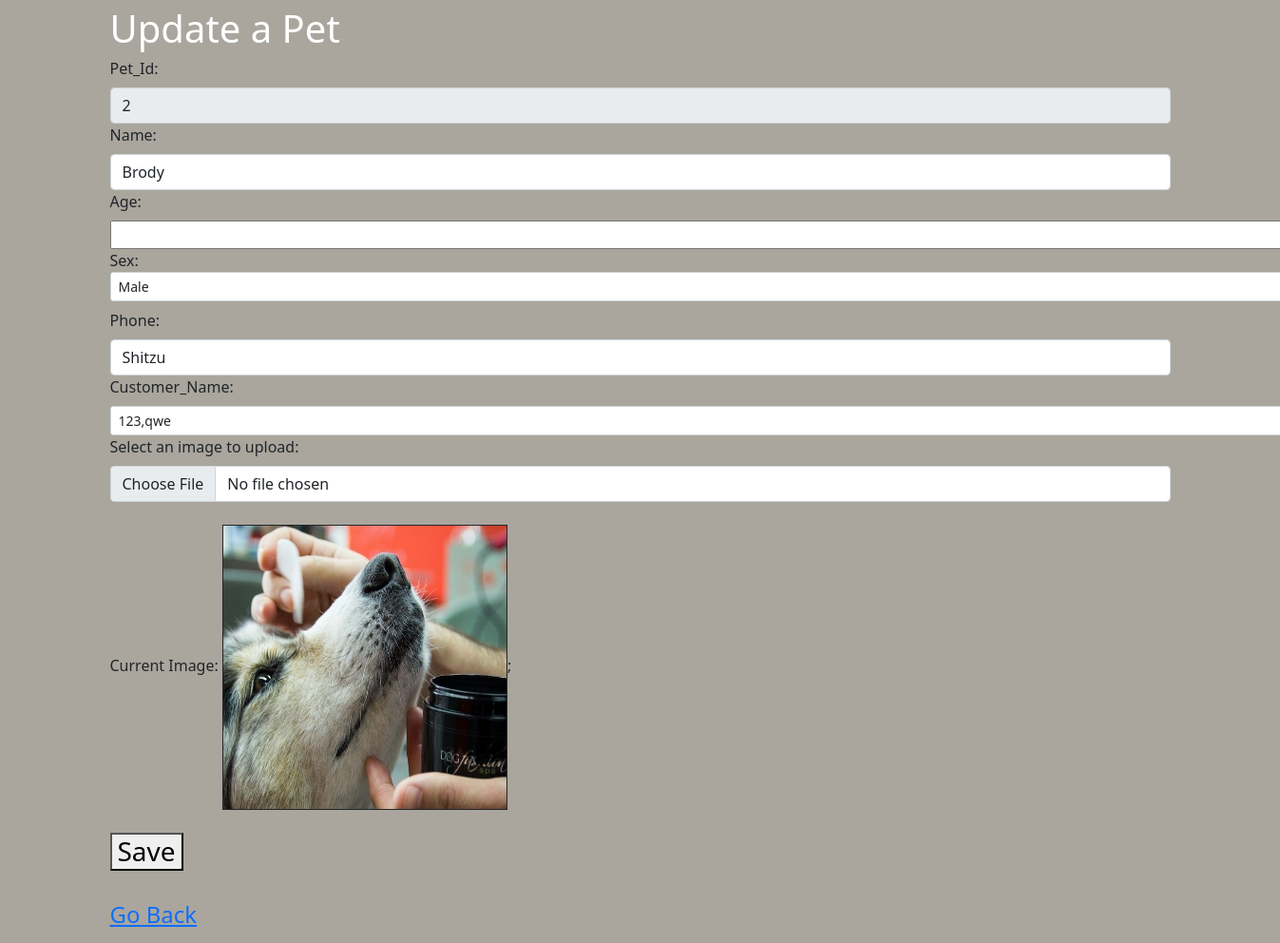
/edit3.php?Pet_id=2, run on the app's committed database.
### tables this page shows
CREATE TABLE `pet` (
  `Pet_id` int(45) NOT NULL AUTO_INCREMENT,
  `Name` varchar(45) NOT NULL,
  `Age` int(45) NOT NULL,
  `Sex` varchar(45) NOT NULL,
  `Breed` varchar(45) NOT NULL,
  `Pet_pic` varchar(100) NOT NULL,
  `Cust_id` int(45) NOT NULL,
  PRIMARY KEY (`Pet_id`),
  KEY `Cust_id_fk` (`Cust_id`) USING BTREE
);

CREATE TABLE `customer` (
  `Cust_id` int(45) NOT NULL AUTO_INCREMENT,
  `First_name` varchar(45) NOT NULL,
  `Last_name` varchar(45) NOT NULL,
  `Phone_number` varchar(45) NOT NULL,
  `Cust_pic` varchar(100) DEFAULT NULL,
  PRIMARY KEY (`Cust_id`)
);

### edit3.php (the view, shortened to what this page needs)
<!DOCTYPE html PUBLIC>
<html>
<head>
  <link href="https://cdn.jsdelivr.net/npm/bootstrap@5.1.3/dist/css/bootstrap.min.css" rel="stylesheet">
</head>
<body style="background-color:#aaa69d" ;>
  <?php
  include "includes/config.php";
  $result = mysqli_query($conn, "SELECT c.First_name, c.Last_name, c.Phone_number, c.Cust_pic, p.Name, p.Age, p.Sex, p.Breed, p.Pet_pic, p.Cust_id FROM pet p INNER JOIN customer c ON p.Cust_id = c.Cust_id  where Pet_id = " . $_GET['Pet_id']);
  $row = mysqli_fetch_array($result);
  ?>
  <div class="container">
    <?php
    echo '<div style="font-size:40;color:white">Update a Pet</div>';
    ?>
    <form method="POST" action="update3.php" enctype="multipart/form-data">
      <div class="form-group">
        <label for="Pet_id" class="form-label">Pet_Id: </label>
        <input type='text' id='Pet_id' name='Pet_id' readonly value="<?php echo $_GET['Pet_id']; ?>" class="form-control">
      </div>
      <div class="form-group">
        <label for="Name" class="form-label">Name: </label>
        <input type='text' id='Name' name='Name' value="<?php echo $row['Name']; ?>" class="form-control">
      </div>
      <div class="form-group">
        <label for="Age" class="form-label">Age: </label>
        <input type="number" max="100" min="1" style="width: 80.9em;" step="1" id="Age" name="Age" value="<?php echo $row['Name']; ?> class=" form-control">
      </div>
      <div class="form-group">
        <label class="form-label">
          <span>Sex: </span>
          <select name="Sex" style="width: 92.5em;" class="form-select form-select-sm">
            <option value="Male">Male</option>
          </select>
        </label>
      </div>
      <div class="form-group">
        <label for="Breed" class="form-label">Phone: </label>
        <input type='text' id='Breed' name='Breed' value="<?php echo $row['Breed']; ?>" class="form-control">
      </div>
      <div class="form-group">
        <label for="Cust_id" class="form-label">Customer_Name: </label>
        <select name="Cust_id" id="Cust_id" style="width: 92.5em;" class="form-select form-select-sm">
          <?php
          echo '<option value=' . $row['Cust_id'] . '>' . $row['Last_name'] . ',' . $row['First_name'] . '</option>';
          ?>
        </select>
      </div>
      <div class="form-group">
        <label for="fileToUpload" class="form-label">Select an image to upload: </label>
        <input type='file' id='fileToUpload' name='fileToUpload' class="form-control">
      </div>
      <div class="form-group">
        <br>
        <label for="imgpath" class="form-label">Current Image: </label>
        <?php
        echo "<img border=\"1\" src=\"" . $row['Pet_pic'] . "\" width=\"300\" alt=\"Pet Picture\" height=\"300\">"
        ?>;
      </div>
      <div>
        <br>
        <h3><button type="submit" name="submit" value="Save">Save</button></h3>
        <br>
        <?php
        echo "<td align='center'><a href='pets.php' role='button'> <h4>Go Back</h4></a></td>";
        ?>
      </div>
  </div>
</body>
</html>

### data on the page
pet: Name "Brody", Breed "Shitzu", Cust_id "123,qwe", Pet_pic (picture)
